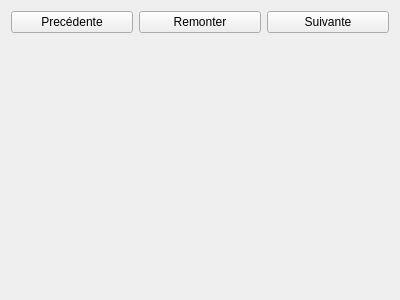
<?xml version="1.0" encoding="UTF-8"?>
<ui version="4.0">
 <class>PhotoView</class>
 <widget class="QWidget" name="PhotoView">
  <property name="geometry">
   <rect>
    <x>0</x>
    <y>0</y>
    <width>400</width>
    <height>300</height>
   </rect>
  </property>
  <property name="windowTitle">
   <string>Form</string>
  </property>
  <layout class="QVBoxLayout" name="verticalLayout">
   <item>
    <layout class="QHBoxLayout" name="horizontalLayout">
     <item>
      <widget class="QPushButton" name="previousPushButton">
       <property name="text">
        <string>Precédente</string>
       </property>
       <property name="shortcut">
        <string>Left</string>
       </property>
      </widget>
     </item>
     <item>
      <widget class="QPushButton" name="upPushButton">
       <property name="text">
        <string>Remonter</string>
       </property>
       <property name="shortcut">
        <string>Up</string>
       </property>
      </widget>
     </item>
     <item>
      <widget class="QPushButton" name="nextPushButton">
       <property name="text">
        <string>Suivante</string>
       </property>
       <property name="shortcut">
        <string>Right</string>
       </property>
      </widget>
     </item>
    </layout>
   </item>
   <item>
    <widget class="QLabel" name="photoLabel">
     <property name="text">
      <string/>
     </property>
    </widget>
   </item>
  </layout>
 </widget>
 <resources/>
 <connections/>
</ui>
